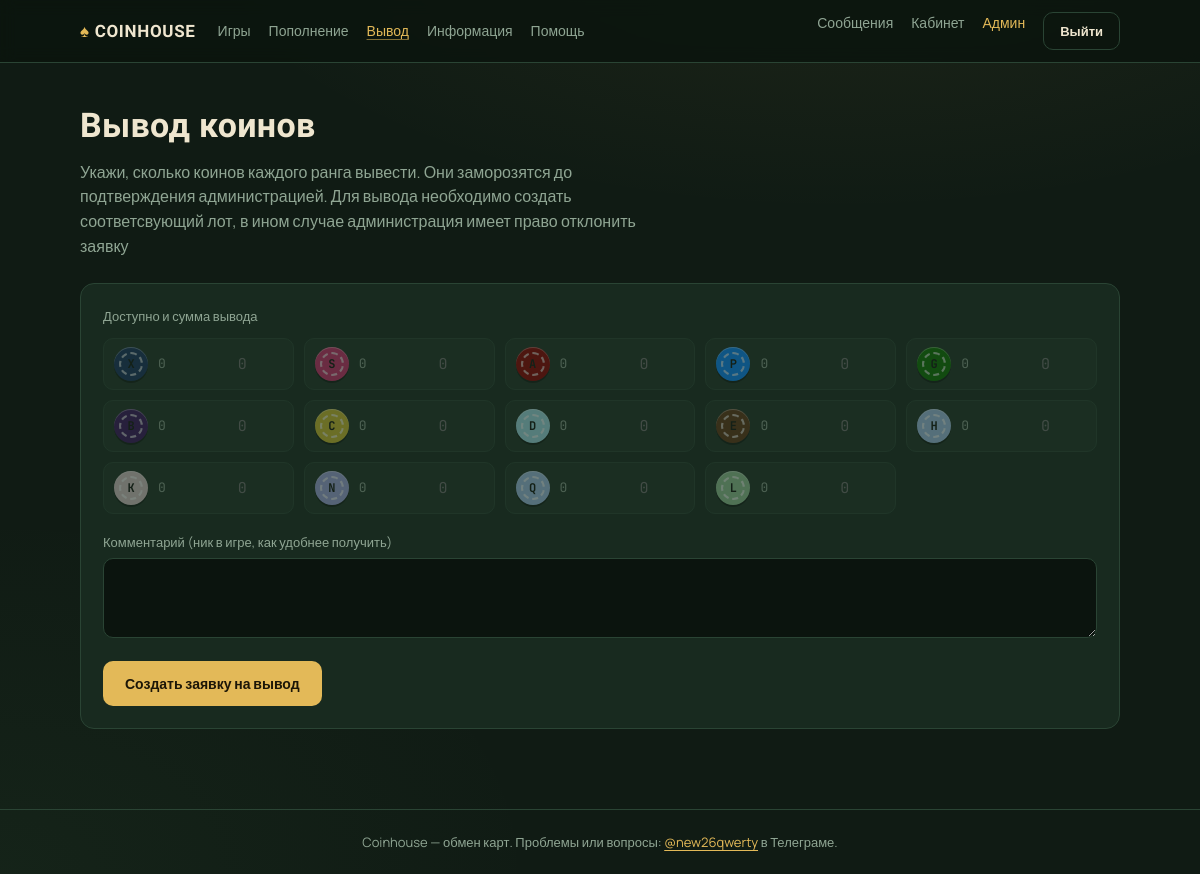
The page /withdraw/ (signed in) on the database its author committed.
### core/models.py (models this page shows, shortened)
class Balance(models.Model):
    user = models.ForeignKey(settings.AUTH_USER_MODEL, on_delete=models.CASCADE, related_name="balances")
    coin = models.ForeignKey(CoinType, on_delete=models.CASCADE)
    amount = models.PositiveIntegerField(default=0)
    class Meta:
        unique_together = ("user", "coin")
        ordering = ["coin__order"]

class CoinType(models.Model):
    code = models.CharField(max_length=2, unique=True)
    name = models.CharField(max_length=40, blank=True)
    order = models.PositiveSmallIntegerField(default=0)
    class Meta:
        ordering = ["order"]

### core/views.py (the view, shortened to what this page needs)
# urls.py: path("withdraw/", views.withdraw, name="withdraw"),
@login_required
def withdraw(request):
    balances = get_balances(request.user)
    return render(request, "withdraw.html", {"balances": balances})

### core/context_processors.py (called while the page is built)
def unread_messages(request):
    if request.user.is_authenticated:
        return {"unread_count": request.user.site_messages.filter(is_read=False).count()}
    return {"unread_count": 0}

def panel_pending(request):
    if request.user.is_authenticated and request.user.is_staff:
        from .models import CoinRequest
        return {"panel_pending": CoinRequest.objects.filter(status__in=["pending", "awaiting"]).count()}
    return {"panel_pending": 0}

### core/models.py (called while the page is built)
def get_balances(user):
    coins = list(CoinType.objects.all())
    existing = {b.coin_id: b for b in user.balances.select_related("coin")}
    missing = [Balance(user=user, coin=c) for c in coins if c.id not in existing]
    if missing:
        Balance.objects.bulk_create(missing, ignore_conflicts=True)
        existing = {b.coin_id: b for b in user.balances.select_related("coin")}
    return [existing[c.id] for c in coins if c.id in existing]

### templates/withdraw.html (shortened to what this page needs)
{% extends 'base.html' %}
{% block content %}
<h1>Вывод коинов</h1>
<p class="sub">Укажи, сколько коинов каждого ранга вывести. Они заморозятся до подтверждения администрацией. Для вывода необходимо создать соответсвующий лот, в ином случае администрация имеет право отклонить заявку</p>
<form method="post" class="card">{% csrf_token %}
  <label>Доступно и сумма вывода</label>
  <div class="coin-input-grid">
    {% for b in balances %}
      <div class="coin-input" {% if b.amount == 0 %}style="opacity:.45"{% endif %}>
        <span class="chip sm" data-c="{{ b.coin.code }}">{{ b.coin.code }}</span>
        <span class="helper mono">{{ b.amount }}</span>
        <input type="number" min="0" max="{{ b.amount }}" step="1" name="coin_{{ b.coin.code }}" placeholder="0" {% if b.amount == 0 %}disabled{% endif %}>
      </div>
    {% endfor %}
  </div>
  <div class="field">
    <label>Комментарий (ник в игре, как удобнее получить)</label>
    <textarea name="comment" maxlength="500"></textarea>
  </div>
  <button class="btn" type="submit">Создать заявку на вывод</button>
</form>
{% endblock %}

### static/css/style.css (style rules this page uses)
:root { --bg:#101b14; --bg2:#0b140e; --surface:#182a1f; --surface2:#1f3527; --line:#2a4434; --gold:#e3b958; --gold-soft:#caa44e; --cream:#efe6cf; --muted:#8fa593; --red:#c8553d; --green:#6fbf73; --radius:14px; --font-display:'Unbounded',sans-serif; --font-body:'Manrope',sans-serif; --font-mono:'JetBrains Mono',monospace; }
* { box-sizing:border-box;margin:0;padding:0 }
html { scroll-behavior:smooth }
body { font-family:var(--font-body);color:var(--cream); background: radial-gradient(1100px 500px at 70% -10%, rgba(227,185,88,.07), transparent 60%), radial-gradient(900px 600px at 0% 100%, rgba(111,191,115,.05), transparent 60%), var(--bg); min-height:100vh;line-height:1.55; }
h1 { font-family:var(--font-display);font-weight:600;font-size:clamp(24px,4vw,34px);letter-spacing:.01em;margin-bottom:8px }
.sub { color:var(--muted);max-width:60ch;margin-bottom:24px }
.card { background:var(--surface);border:1px solid var(--line);border-radius:var(--radius);padding:22px }
.chip { display:inline-flex;align-items:center;justify-content:center; width:46px;height:46px;border-radius:50%; font-family:var(--font-mono);font-weight:700;font-size:15px; position:relative;color:#10160f; box-shadow:0 2px 0 rgba(0,0,0,.45), inset 0 1px 0 rgba(255,255,255,.35); background:var(--c,#cfcfcf); flex:0 0 auto; }
.chip::after { content:"";position:absolute;inset:5px;border-radius:50%; border:2px dashed rgba(255,255,255,.65); }
.chip.sm { width:34px;height:34px;font-size:12px }
.chip[data-c="X"] { --c:#16355F }
.chip[data-c="S"] { --c:#CF306D }
.chip[data-c="A"] { --c:#8F0000 }
.chip[data-c="P"] { --c:#058BFF }
.chip[data-c="G"] { --c:#0C7500 }
.chip[data-c="B"] { --c:#3B1660 }
.chip[data-c="C"] { --c:#D0C22F }
.chip[data-c="D"] { --c:#9FE1E9 }
.chip[data-c="E"] { --c:#603816 }
.chip[data-c="H"] { --c:#9fc4e8 }
.chip[data-c="K"] { --c:#DBCACA }
.chip[data-c="N"] { --c:#a0a8e0 }
.chip[data-c="Q"] { --c:#9fc4e8 }
.chip[data-c="L"] { --c:#93C896 }
label { display:block;font-size:13px;color:var(--muted);margin-bottom:6px }
input[type=text],input[type=password],input[type=number],textarea,select { width:100%;background:var(--bg2);border:1px solid var(--line);color:var(--cream); border-radius:10px;padding:10px 12px;font-family:var(--font-body);font-size:15px; }
input[type=number] { font-family:var(--font-mono) }
textarea { resize:vertical;min-height:80px }
.field { margin-bottom:16px }
.coin-input { display:flex;align-items:center;gap:10px;background:var(--surface2);border:1px solid var(--line);border-radius:10px;padding:8px 10px }
.coin-input input { width:90px;border:none;background:transparent;padding:6px 4px;text-align:right }
.coin-input-grid { display:grid;grid-template-columns:repeat(auto-fill,minmax(170px,1fr));gap:10px;margin:12px 0 18px }
.helper { font-size:13px;color:var(--muted) }
.btn { display:inline-block;border:none;cursor:pointer;font-family:var(--font-body);font-weight:700; font-size:14px;border-radius:10px;padding:11px 20px;transition:transform .06s ease, filter .15s; background:var(--gold);color:#1c1607; }
.mono { font-family:var(--font-mono) }
@media (hover:none) { .btn { padding:13px 22px } }

### rows shown on the page
Balance: amount "0"
Balance: coin.code "S", amount "0"
Balance: coin.code "A", amount "0"
Balance: coin.code "P", amount "0"
Balance: coin.code "G", amount "0"
Balance: amount "0"
Balance: coin.code "C", amount "0"
Balance: coin.code "D", amount "0"
Balance: coin.code "E", amount "0"
Balance: coin.code "H", amount "0"
Balance: coin.code "K", amount "0"
Balance: coin.code "N", amount "0"
Balance: coin.code "Q", amount "0"
Balance: coin.code "L", amount "0"
